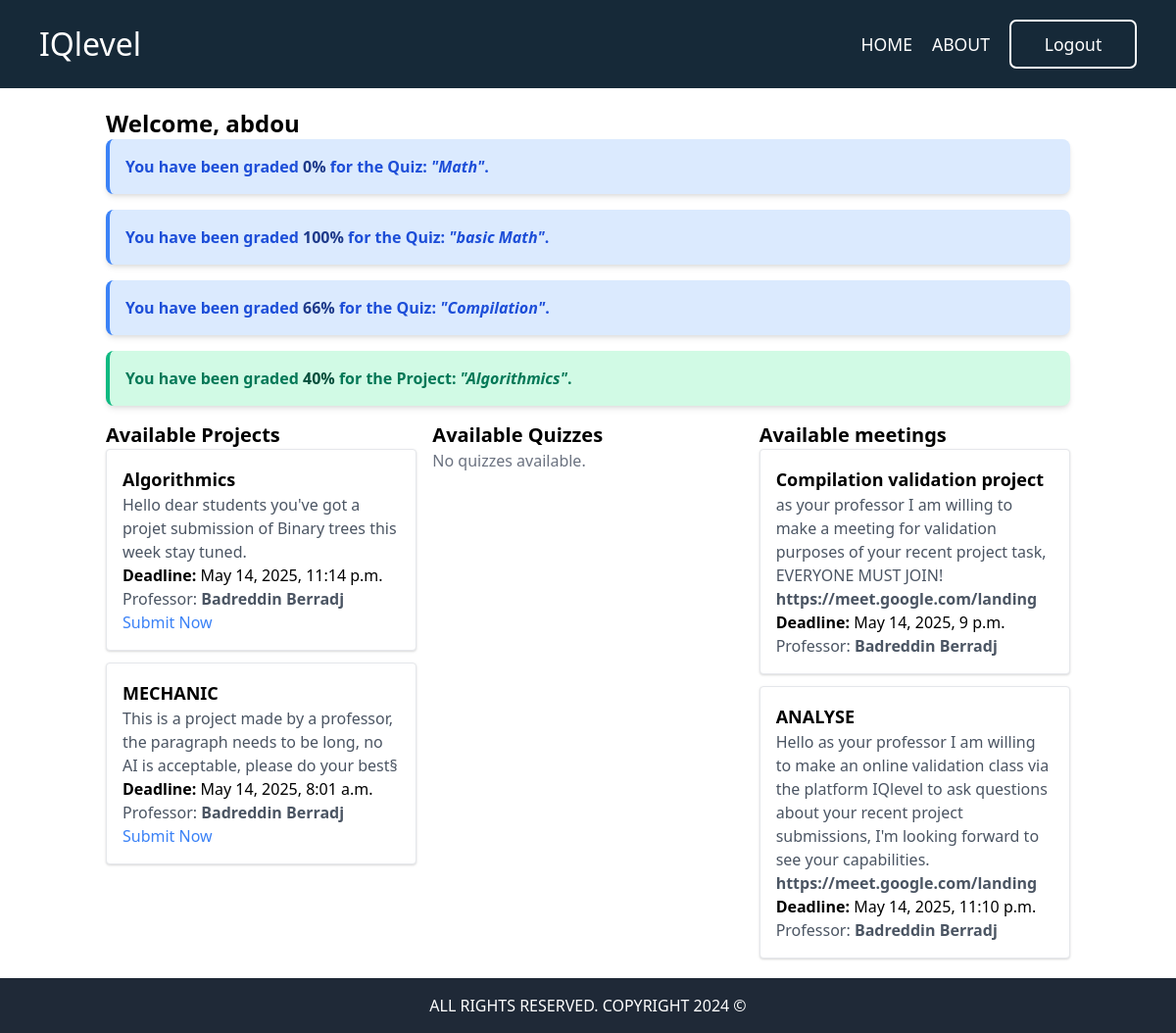
/student/ (signed in), run on the app's committed database.
### documents/models.py (models this page shows, shortened)
class Student(models.Model):
    user = models.OneToOneField(CustomUser, on_delete=models.CASCADE)
    group = models.ForeignKey(Group, on_delete=models.SET_NULL, null=True, related_name="students")

class CustomUser(AbstractUser):
    ROLE_CHOICES = (
        ('student', 'student'),
        ('professor', 'professor'),
    )
    id = models.IntegerField(primary_key=True)
    email = models.EmailField(unique=True, blank=True, null=True)
    role = models.CharField(max_length=10, choices=ROLE_CHOICES, default='professor')
    is_active = models.BooleanField(default=False)
    @property
    def is_professor(self):
        return self.role == 'professor'

class Professor(models.Model):
    user = models.OneToOneField(CustomUser, on_delete=models.CASCADE)
    groups = models.ManyToManyField(Group, related_name="professors")

### results/models.py (models this page shows, shortened)
class Result(models.Model):
    quiz = models.ForeignKey(Quiz, on_delete=models.CASCADE)
    student = models.ForeignKey(Student, on_delete=models.CASCADE)  # ✅ Use AUTH_USER_MODEL
    score = models.IntegerField()
    submitted_at = models.DateTimeField(auto_now_add=True)

### quizes/models.py (models this page shows, shortened)
class Quiz(models.Model):
    name = models.CharField(max_length=120)
    topic = models.CharField(max_length=120)
    number_of_questions = models.IntegerField()
    time = models.IntegerField(help_text="duration of quiz in Minutes")
    difficulty = models.CharField(max_length=6, choices=DIFF_CHOICES)
    required_score = models.IntegerField(help_text="required score to pass the quiz")
    created_by = models.ForeignKey(Professor, on_delete=models.CASCADE)
    start_time = models.DateTimeField()  # Students can access from this time
    end_time = models.DateTimeField()  # Access closes after this time
    groups = models.ManyToManyField(Group)  # Assign quiz to multiple groups
    created_at = models.DateTimeField(auto_now_add=True)
    class Meta:
        verbose_name_plural = "Quizes"

### projetSubmission/models.py (models this page shows, shortened)
class ProjectSubmission(models.Model):
    task = models.ForeignKey(ProjectSubmissionTask, on_delete=models.CASCADE)
    student = models.ForeignKey(Student, on_delete=models.CASCADE)
    file = models.FileField(upload_to="projects/") #don't forget to add a dateTime system to folder naming
    grade = models.IntegerField(null=True, blank=True, default=0)  # Allow professor to manually enter grades

### projetTask/models.py (models this page shows, shortened)
class ProjectSubmissionTask(models.Model):
    title = models.CharField(max_length=200)
    description = models.TextField()
    created_by = models.ForeignKey(Professor, on_delete=models.CASCADE)
    groups = models.ManyToManyField(Group)
    start_time = models.DateTimeField()
    end_time = models.DateTimeField()

### meetings/models.py (models this page shows, shortened)
class meeting(models.Model):
    title = models.CharField(max_length=200)
    description = models.TextField()
    link = models.URLField(help_text="recommand using Google meet")
    created_by = models.ForeignKey(Professor, on_delete=models.CASCADE)
    groups = models.ManyToManyField(Group)
    start_time = models.DateTimeField()
    end_time = models.DateTimeField()

### documents/views.py (the view)
# urls.py: path('student/', views.student_dashboard, name='student'),
@login_required
def student_dashboard(request):
    if request.user.is_professor:
        messages.error(request, "You are not authorized!.")
        return redirect('index')
    student = Student.objects.get(user=request.user)
    current_time = now()
    available_projects = ProjectSubmissionTask.objects.filter(
        groups=student.group,
        start_time__lte=current_time,
        end_time__gte=current_time
    ).distinct()
    available_quizzes = Quiz.objects.filter(
        groups=student.group,
        start_time__lte=current_time,
        end_time__gte=current_time
    ).distinct()
    available_meetings = meeting.objects.filter(
        groups=student.group,
        start_time__lte=current_time,
        end_time__gte=current_time
    ).distinct()
    completed_quizzes = Result.objects.filter(student=student).values_list('quiz_id', flat=True)
    available_quizzes = available_quizzes.exclude(id__in=completed_quizzes)
    available_projects = available_projects.exclude(end_time__lt=current_time)
    available_quizzes = available_quizzes.exclude(end_time__lt=current_time)
    available_meetings = available_meetings.exclude(end_time__lt=current_time)
    quiz_results = Result.objects.filter(student=student)
    graded_projects = ProjectSubmission.objects.filter(student=student).exclude(grade=None)
    context = {
        'student': student,
        'available_projects': available_projects,
        'available_quizzes': available_quizzes,
        'available_meetings': available_meetings,
        'quiz_results': quiz_results,
        'graded_projects': graded_projects,
    }
    return render(request, 'pages/student_dashboard.html', context)

### theme/templates/pages/student_dashboard.html (shortened to what this page needs)
{% extends 'base.html' %}
{% load static %}
{% block content %}
<div class="container mx-auto p-5 min-h-screen  ">
    <h1 class="text-2xl font-bold">Welcome, {{ student.user.username }}</h1>
<div class="space-y-4">
    {% for result in quiz_results %}
        <div class="bg-blue-100 border-l-4 border-blue-500 text-blue-700 p-4 rounded-lg shadow-md">
            <p class="font-semibold">You have been graded <span class="text-blue-900 font-bold">{{ result.score }}%</span> for the Quiz:
            <span class="italic">"{{ result.quiz.name }}"</span>.</p>
        </div>
    {% endfor %}
    {% for project in graded_projects %}
        <div class="bg-green-100 border-l-4 border-green-500 text-green-700 p-4 rounded-lg shadow-md">
            <p class="font-semibold">You have been graded <span class="text-green-900 font-bold">{{ project.grade }}%</span> for the Project:
            <span class="italic">"{{ project.task.title }}"</span>.</p>
        </div>
    {% endfor %}
</div>
    <div class="grid grid-cols-1 md:grid-cols-3 gap-4 mt-4">
        <div>
            <h2 class="text-xl font-semibold">Available Projects</h2>
            {% if available_projects %}
                <div class="space-y-3">
                    {% for project in available_projects %}
                        <div class="p-4 border rounded shadow bg-white">
                            <h3 class="text-lg font-bold">{{ project.title }}</h3>
                            <p class="text-gray-600">{{ project.description }}</p>
                            <p><strong>Deadline:</strong> {{ project.end_time }}</p>
                            <p class="text-gray-600">Professor:<span class ="font-bold"> {{ project.created_by.user.first_name }} {{ project.created_by.user.last_name }}</span></p>
                            <a href="{% url 'project_submission' project.id %}" class="text-blue-500">Submit Now</a>
                        </div>
                    {% endfor %}
                </div>
            {% else %}
                <p class="text-gray-500">No projects available.</p>
            {% endif %}
        </div>
        <div>
            <h2 class="text-xl font-semibold">Available Quizzes</h2>
            {% if available_quizzes %}
                <div class="space-y-3">
                    {% for quiz in available_quizzes %}
                        <div class="p-4 border rounded shadow bg-white">
                            <h3 class="text-lg font-bold">{{ quiz.name }}</h3>
                            <p><strong>Topic:</strong> {{ quiz.topic }}</p>
                            <p><strong>Difficulty:</strong> {{ quiz.difficulty|title }}</p>
                            <p><strong>Duration:</strong> {{ quiz.time }} minutes</p>
                            <p class="text-gray-600">Professor:<span class ="font-bold"> {{ quiz.created_by.user.first_name }} {{ quiz.created_by.user.last_name }}</span></p>
                            <a href="{% url 'quizes:quiz-view' quiz.id %}" class="text-green-500">Take Quiz</a>
                        </div>
                    {% endfor %}
                </div>
            {% else %}
                <p class="text-gray-500">No quizzes available.</p>
            {% endif %}
        </div>
        <div>
            <h2 class="text-xl font-semibold">Available meetings</h2>
            {% if available_meetings %}
                <div class="space-y-3">
                    {% for meet in available_meetings %}
                        <div class="p-4 border rounded shadow bg-white">
                            <h3 class="text-lg font-bold">{{ meet.title }}</h3>
                            <p class="text-gray-600">{{ meet.description }}</p>
                            <p class="text-gray-600 font-bold">{{ meet.link }}</p>
                            <p><strong>Deadline:</strong> {{ meet.end_time }}</p>
                            <p class="text-gray-600">Professor:<span class ="font-bold"> {{ meet.created_by.user.first_name }} {{ meet.created_by.user.last_name }}</span></p>
                        </div>
                    {% endfor %}
                </div>
            {% else %}
                <p class="text-gray-500">No meetings available.</p>
            {% endif %}
        </div>
    </div>
</div>
{% endblock %}

### theme/static/src/styles.css (style rules this page uses)
html, :host { line-height: 1.5; -webkit-text-size-adjust: 100%; -moz-tab-size: 4; -o-tab-size: 4; tab-size: 4; font-family: ui-sans-serif, system-ui, sans-serif, "Apple Color Emoji", "Segoe UI Emoji", "Segoe UI Symbol", "Noto Color Emoji"; font-feature-settings: normal; font-variation-settings: normal; -webkit-tap-highlight-color: transparent; }
body { margin: 0; line-height: inherit; }
h1, h2, h3, h4, h5, h6 { font-size: inherit; font-weight: inherit; }
a { color: inherit; text-decoration: inherit; }
b, strong { font-weight: bolder; }
blockquote, dl, dd, h1, h2, h3, h4, h5, h6, hr, figure, p, pre { margin: 0; }
.p-5 { padding: 1.25rem; }
.text-2xl { font-size: 1.5rem; line-height: 2rem; }
.text-lg { font-size: 1.125rem; line-height: 1.75rem; }

### data on the page
Student: user.username "abdou"
Result: score "0", quiz.name "Math"
Result: score "100", quiz.name "basic Math"
Result: score "66", quiz.name "Compilation"
ProjectSubmission: grade "40", task "Algorithmics"
ProjectSubmissionTask: title "Algorithmics", description "Hello dear students you've got a projet submission of Binary trees this week stay tuned.", end_time "May 14, 2025, 11:14 p.m.", created_by.user.first_name "Badreddin", created_by.user.last_name "Berradj"
ProjectSubmissionTask: title "MECHANIC", description "This is a project made by a professor, the paragraph needs to be long, no AI is acceptable, please do your best§", end_time "May 14, 2025, 8:01 a.m.", created_by.user.first_name "Badreddin", created_by.user.last_name "Berradj"
meeting: title "Compilation validation project", description "as your professor I am willing to make a meeting for validation purposes of your recent project task, EVERYONE MUST JOIN!", link "https://meet.google.com/landing", end_time "May 14, 2025, 9 p.m.", created_by.user.first_name "Badreddin", created_by.user.last_name "Berradj"
meeting: title "ANALYSE", description "Hello as your professor I am willing to make an online validation class via the platform IQlevel to ask questions about your recent project submissions, I'm looking forward to see your capabilities.", link "https://meet.google.com/landing", end_time "May 14, 2025, 11:10 p.m.", created_by.user.first_name "Badreddin", created_by.user.last_name "Berradj"
